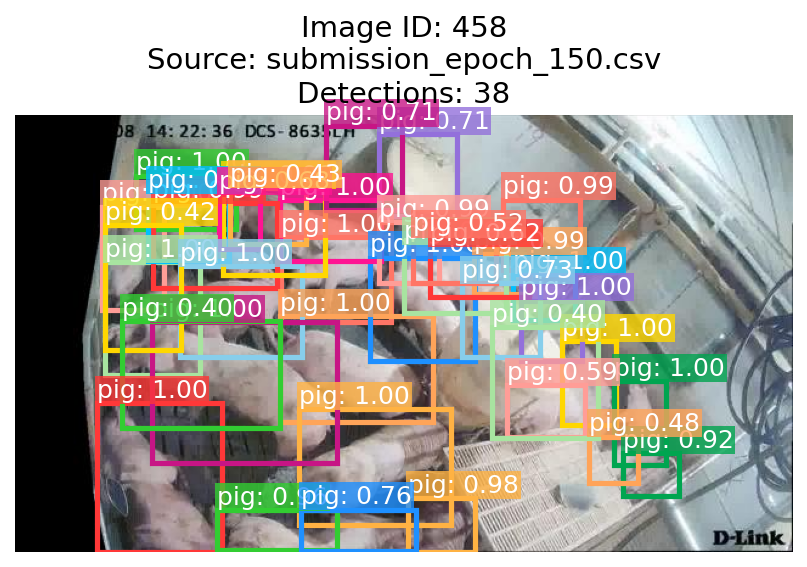
#> input picture assets/image.png, 807 x 567 px
$ python -i build_clusters.py   (imports and definitions only)   (older library calls are emulated)
#> lines starting #> are read from the running program, lines starting #| are printed output that depends on the picture
# scripts/build_clusters.py

import argparse
import random
import sys
from pathlib import Path

import cv2
import matplotlib.pyplot as plt
import numpy as np
import pandas as pd
from PIL import Image
from sklearn.cluster import KMeans
from sklearn.preprocessing import StandardScaler
from tqdm import tqdm


def extract_image_features(image_path: Path) -> tuple[float, ...] | None:
    """
    Extracts a feature vector from a single image based on macroscopic properties.

    The feature vector includes metrics for brightness, contrast, color saturation,
    and sharpness, which are effective for differentiating scene types (e.g.,
    daytime color vs. nighttime infrared).

    Args:
        image_path: Path to the input image file.

    Returns:
        A tuple of floats representing the feature vector, or None if processing fails.
    """
#> called with image_path = '../assets/image.png'
    try:
        # Use OpenCV for fast image reading and processing.
        image = cv2.imread(str(image_path))
#> image is the input picture: shape (567, 807, 3); mean B, G, R 158, 164.7, 170.4
        if image is None:
            return None

        # a. Brightness and Contrast Features
        # Convert to grayscale to analyze luminance properties.
        gray = cv2.cvtColor(image, cv2.COLOR_BGR2GRAY)
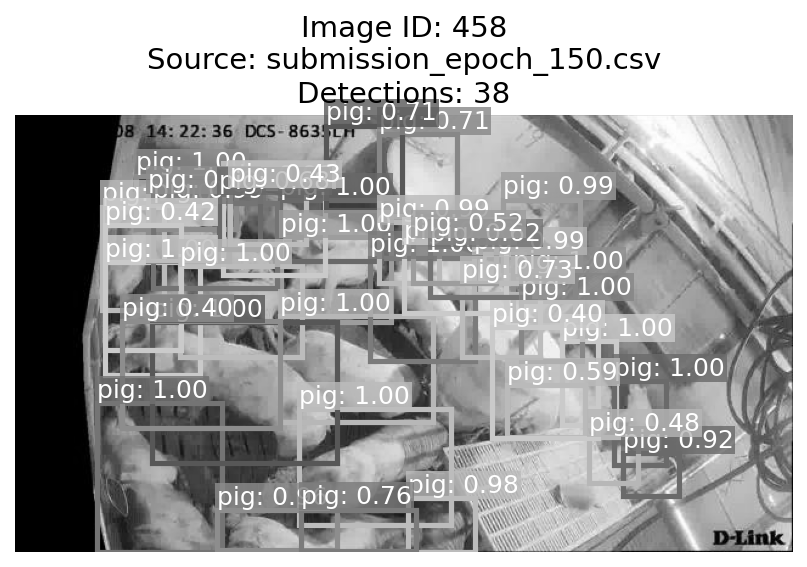
#> gray: shape (567, 807); min 0, max 255, mean 165.6
        mean_brightness = np.mean(gray)
#> mean_brightness = 165.6
        std_brightness = np.std(gray)  # Standard deviation of brightness represents contrast.
#> std_brightness = 76.8

        # b. Colorfulness Feature
        # Convert to HSV color space; Saturation (S) is a good proxy for color intensity.
        hsv = cv2.cvtColor(image, cv2.COLOR_BGR2HSV)
#> hsv: shape (567, 807, 3); mean H, S, V 45.9, 50.3, 184.9
        mean_saturation = np.mean(hsv[:, :, 1])
#> mean_saturation = 50.32

        # c. Sharpness/Clarity Feature
        # Variance of the Laplacian operator is a common metric for image sharpness.
        # Higher variance implies more pronounced edges and thus a sharper image.
        sharpness = cv2.Laplacian(gray, cv2.CV_64F).var()
#> sharpness = 2216.8

        return (mean_brightness, std_brightness, mean_saturation, sharpness)
    except Exception as e:
        print(f"Warning: Could not process image {image_path.name}. Error: {e}", file=sys.stderr)
        return None


# [88 lines left out: functions visualize_clusters, main, not called in this run]


# [29 lines not run here, left out]

>>> result = extract_image_features('../assets/image.png')
#> result = (165.6, 76.8, 50.32, 2216.8)
